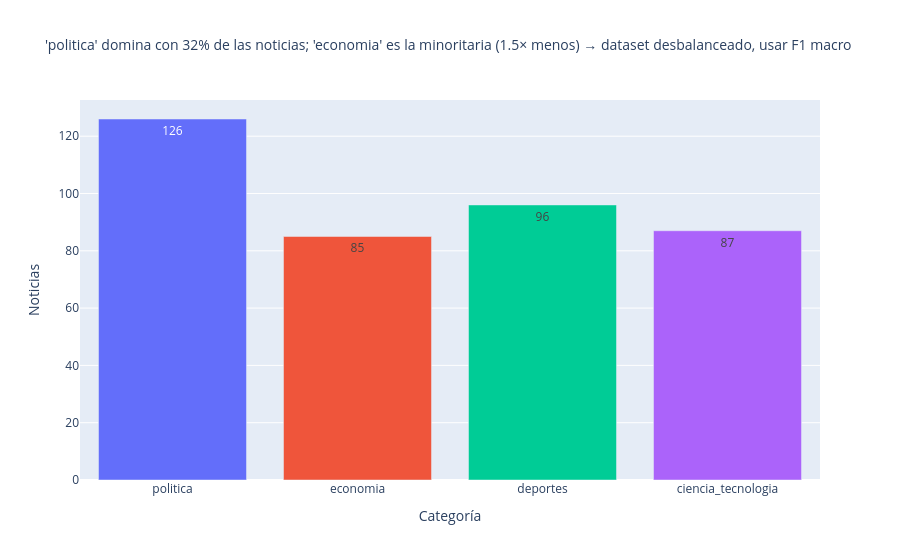

Source (notebook cell):
### Code cell
cnt = df["categoria"].value_counts().reindex(orden).fillna(0).astype(int).reset_index()
cnt.columns = ["categoria", "n"]
top, bajo = cnt.loc[cnt.n.idxmax()], cnt.loc[cnt.n.idxmin()]
ratio = top.n / max(bajo.n, 1)
titulo1 = (f"'{top.categoria}' domina con {top.n/cnt.n.sum():.0%} de las noticias; "
           f"'{bajo.categoria}' es la minoritaria ({ratio:.1f}× menos) → dataset desbalanceado, usar F1 macro")
fig1 = px.bar(cnt, x="categoria", y="n", text="n", color="categoria", title=titulo1,
              labels={"n": "Noticias", "categoria": "Categoría"})
fig1.update_layout(showlegend=False, title_font_size=14)
mostrar(fig1)

### Figure 1 — Plotly figure (JSON) as saved in the notebook; plotly's stock layout.template omitted (floating-point values rounded to 4 significant figures)
{"data": [{"hovertemplate": "Categoría=%{x}<br>Noticias=%{text}<extra></extra>", "legendgroup": "politica", "marker": {"color": "#636efa", "pattern": {"shape": ""}}, "name": "politica", "orientation": "v", "showlegend": true, "text": [126.0], "textposition": "auto", "type": "bar", "x": ["politica"], "xaxis": "x", "y": [126], "yaxis": "y"}, {"hovertemplate": "Categoría=%{x}<br>Noticias=%{text}<extra></extra>", "legendgroup": "economia", "marker": {"color": "#EF553B", "pattern": {"shape": ""}}, "name": "economia", "orientation": "v", "showlegend": true, "text": [85.0], "textposition": "auto", "type": "bar", "x": ["economia"], "xaxis": "x", "y": [85], "yaxis": "y"}, {"hovertemplate": "Categoría=%{x}<br>Noticias=%{text}<extra></extra>", "legendgroup": "deportes", "marker": {"color": "#00cc96", "pattern": {"shape": ""}}, "name": "deportes", "orientation": "v", "showlegend": true, "text": [96.0], "textposition": "auto", "type": "bar", "x": ["deportes"], "xaxis": "x", "y": [96], "yaxis": "y"}, {"hovertemplate": "Categoría=%{x}<br>Noticias=%{text}<extra></extra>", "legendgroup": "ciencia_tecnologia", "marker": {"color": "#ab63fa", "pattern": {"shape": ""}}, "name": "ciencia_tecnologia", "orientation": "v", "showlegend": true, "text": [87.0], "textposition": "auto", "type": "bar", "x": ["ciencia_tecnologia"], "xaxis": "x", "y": [87], "yaxis": "y"}], "layout": {"barmode": "relative", "legend": {"title": {"text": "Categoría"}, "tracegroupgap": 0}, "showlegend": false, "title": {"font": {"size": 14}, "text": "'politica' domina con 32% de las noticias; 'economia' es la minoritaria (1.5× menos) → dataset desbalanceado, usar F1 macro"}, "xaxis": {"anchor": "y", "categoryarray": ["politica", "economia", "deportes", "ciencia_tecnologia"], "categoryorder": "array", "domain": [0, 1], "title": {"text": "Categoría"}}, "yaxis": {"anchor": "x", "domain": [0, 1], "title": {"text": "Noticias"}}}}
